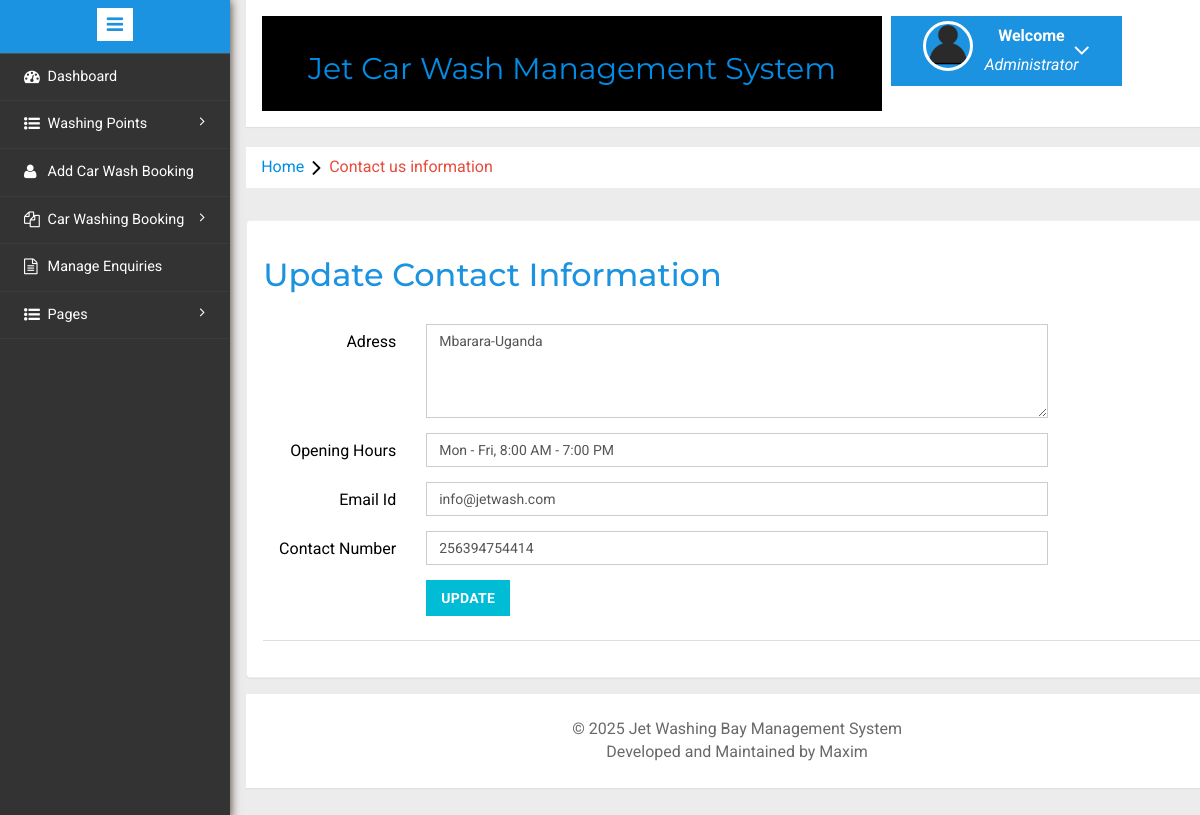
The page /admin/contact.php (signed in) on the database its author committed.
### tables this page shows
CREATE TABLE `tblpages` (
  `id` int(11) NOT NULL,
  `type` varchar(255) DEFAULT '',
  `detail` longtext DEFAULT NULL,
  `openignHrs` varchar(255) DEFAULT NULL,
  `phoneNumber` bigint(20) DEFAULT NULL,
  `emailId` varchar(120) DEFAULT NULL
);

### admin/contact.php (the view, shortened to what this page needs)
<?php
include('includes/config.php');
if(strlen($_SESSION['alogin'])==0)
	{
header('location:index.php');
}
else{
	?>
<!DOCTYPE HTML>
<html>
<head>
<link href="css/bootstrap.min.css" rel='stylesheet' type='text/css' />
<link href="css/style.css" rel='stylesheet' type='text/css' />
<link rel="stylesheet" href="css/morris.css" type="text/css"/>
<link href="css/font-awesome.css" rel="stylesheet">
<link rel="stylesheet" href="css/icon-font.min.css" type='text/css' />
</head>
<body>
   <div class="page-container">
<div class="left-content">
	   <div class="mother-grid-inner">
<?php include('includes/header.php');?>
				</div>
	<ol class="breadcrumb">
                <li class="breadcrumb-item"><a href="dashboard.php">Home</a><i class="fa fa-angle-right"></i>Contact us information</li>
            </ol>
 	<div class="grid-form">
  <div class="grid-form1">
  	       <h3>Update Contact Information</h3>
<?php
$sql = "SELECT * from tblpages where type='contact'";
$query = $dbh -> prepare($sql);
$query->execute();
$results=$query->fetchAll(PDO::FETCH_OBJ);
foreach($results as $result)
{
?>
  	         <div class="tab-content">
						<div class="tab-pane active" id="horizontal-form">
							<form class="form-horizontal" name="washingpoint" method="post" enctype="multipart/form-data">
<div class="form-group">
									<label for="focusedinput" class="col-sm-2 control-label">Adress</label>
									<div class="col-sm-8">
										<textarea class="form-control" name="address" id="address" placeholder="Address" required rows="4"><?php   echo $result->detail; ?></textarea>
									</div>
								</div>
								<div class="form-group">
									<label for="focusedinput" class="col-sm-2 control-label">Opening Hours</label>
									<div class="col-sm-8">
										<input type="text" class="form-control" name="openinghrs" id="openinghrs" placeholder="Opening Hour" value="<?php   echo $result->openignHrs; ?>" required>
									</div>
								</div>
<div class="form-group">
									<label for="focusedinput" class="col-sm-2 control-label">Email Id</label>
									<div class="col-sm-8">
										<input type="email" class="form-control" name="emailid" id="emailid" placeholder="Email Id" required value="<?php   echo $result->emailId; ?>">
									</div>
								</div>
<div class="form-group">
									<label for="focusedinput" class="col-sm-2 control-label">Contact Number</label>
									<div class="col-sm-8">
										<input type="text" class="form-control" name="contactno" id="contactno" placeholder="Contact Number" required value="<?php   echo $result->phoneNumber; ?>">
									</div>
								</div>
								<div class="row">
			<div class="col-sm-8 col-sm-offset-2">
				<button type="submit" name="update" class="btn-primary btn">Update</button>
			</div>
		</div>
					</div>
     <?php }  ?>
      <div class="panel-footer">
	 </div>
  </div>
 	</div>
<?php include('includes/footer.php');?>
</div>
</div>
					<?php include('includes/sidebarmenu.php');?>
							</div>
</body>
</html>
<?php } ?>

### rows shown on the page
tblpages: address "Mbarara-Uganda", openinghrs "Mon - Fri, 8:00 AM - 7:00 PM", emailid "info@jetwash.com", contactno "256394754414"
